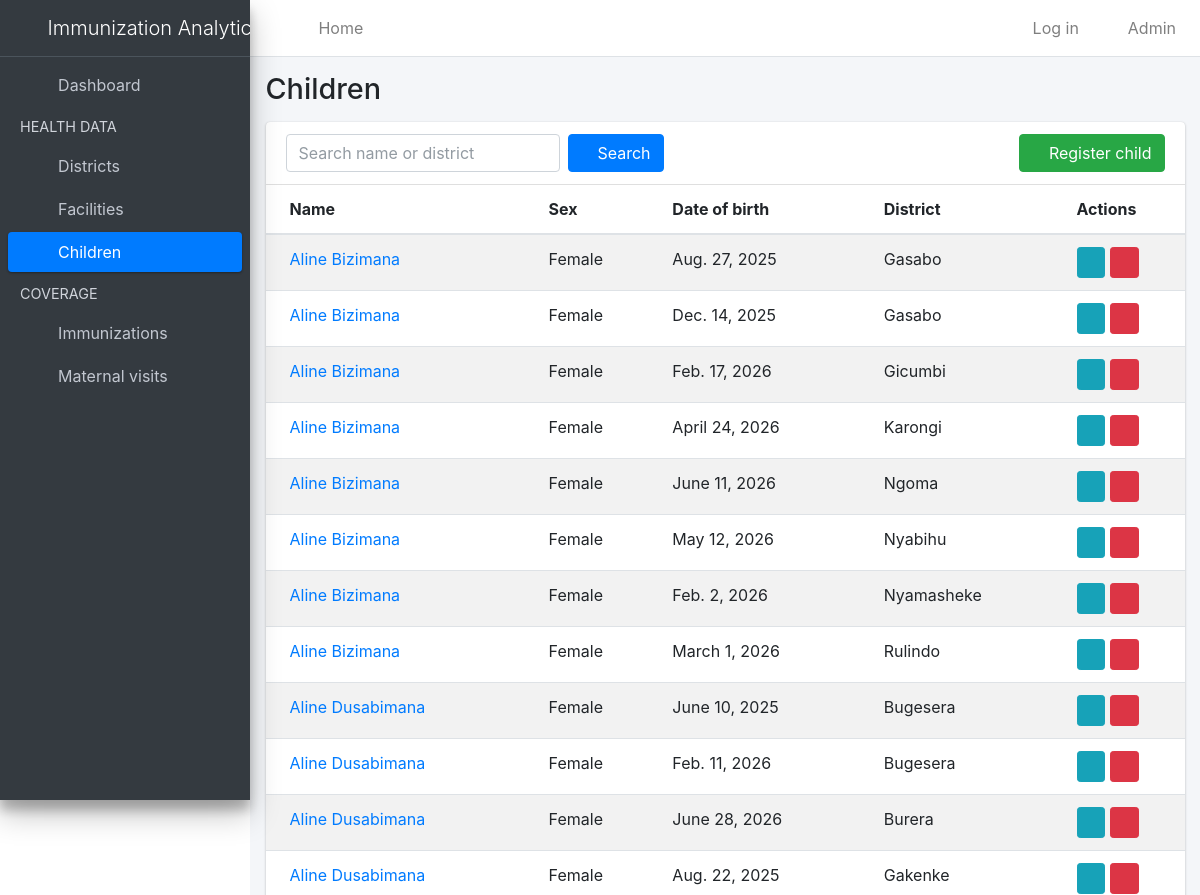
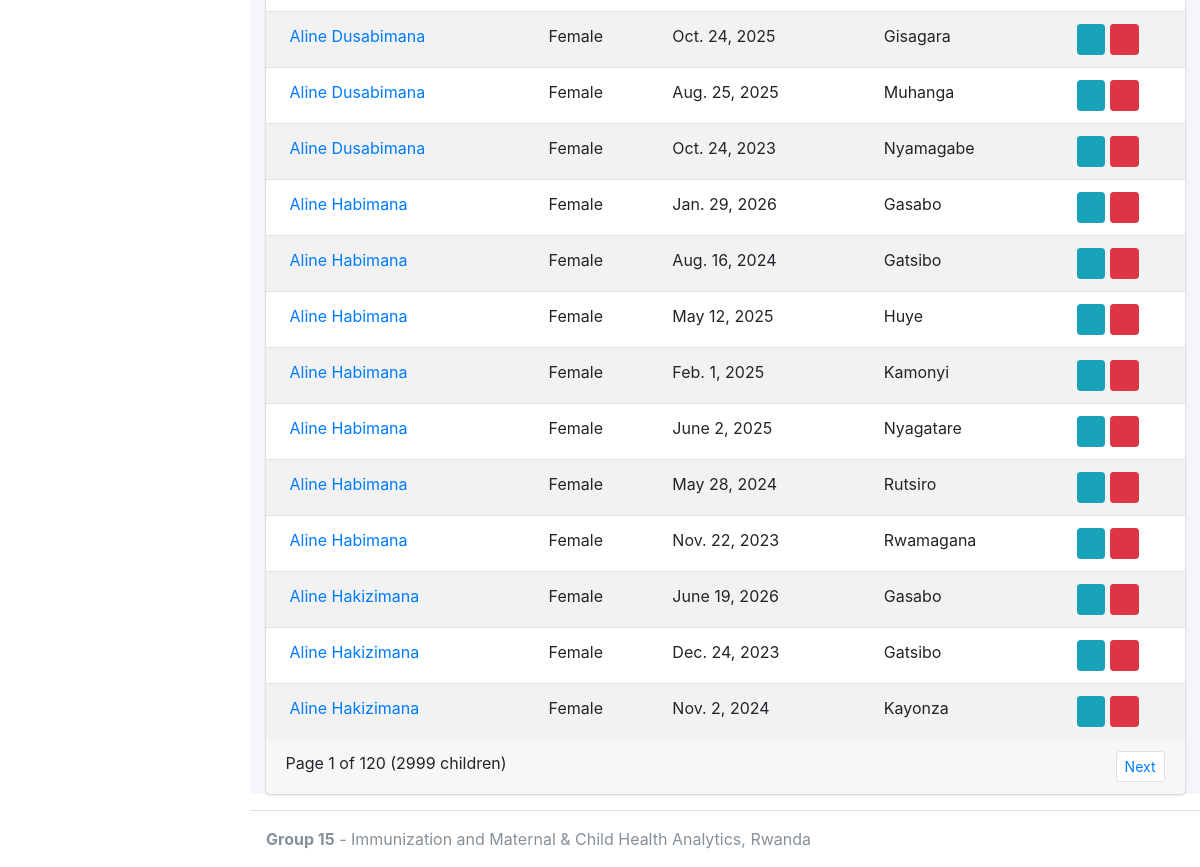
/children/, run on the app's committed database (2 pictures, top to bottom).
### health_data/models.py (models this page shows, shortened)
class Child(models.Model):
    SEX_CHOICES = [
        ('F', 'Female'),
        ('M', 'Male'),
    ]
    full_name = models.CharField(max_length=150)
    date_of_birth = models.DateField()
    sex = models.CharField(max_length=1, choices=SEX_CHOICES)
    district = models.ForeignKey(District, on_delete=models.CASCADE, related_name='children')
    class Meta:
        ordering = ['full_name']
        verbose_name_plural = 'children'

class District(models.Model):
    PROVINCE_CHOICES = [
        ('Kigali City', 'Kigali City'),
        ('Southern', 'Southern'),
        ('Western', 'Western'),
        ('Northern', 'Northern'),
        ('Eastern', 'Eastern'),
    ]
    name = models.CharField(max_length=100, unique=True)
    province = models.CharField(max_length=20, choices=PROVINCE_CHOICES)
    population = models.PositiveIntegerField(default=0)
    children_0_17 = models.PositiveIntegerField(default=0)
    class Meta:
        ordering = ['name']

### health_data/views.py (the view)
# urls.py: path('children/', views.child_list, name='child_list'),
def child_list(request):
    query = request.GET.get('q', '').strip()
    children = Child.objects.select_related('district')
    if query:
        children = children.filter(
            Q(full_name__icontains=query) | Q(district__name__icontains=query)
        )
    page = Paginator(children, 25).get_page(request.GET.get('page'))
    return render(request, 'health_data/child_list.html', {'page': page, 'query': query})

### templates/health_data/child_list.html (shortened to what this page needs)
{% extends 'base.html' %}
{% block page_title %}Children{% endblock %}
{% block content %}
<div class="card">
  <div class="card-header">
    <form method="get" class="form-inline">
      <input type="text" name="q" value="{{ query }}" class="form-control mr-2"
             placeholder="Search name or district">
      <button type="submit" class="btn btn-primary mr-2"><i class="fas fa-search"></i> Search</button>
      <a href="{% url 'health_data:child_create' %}" class="btn btn-success ml-auto">
        <i class="fas fa-plus"></i> Register child
      </a>
    </form>
  </div>
  <div class="card-body table-responsive p-0">
    <table class="table table-striped table-hover">
      <thead>
        <tr><th>Name</th><th>Sex</th><th>Date of birth</th><th>District</th><th style="width: 120px">Actions</th></tr>
      </thead>
      <tbody>
        {% for child in page %}
        <tr>
          <td><a href="{% url 'health_data:child_detail' child.pk %}">{{ child.full_name }}</a></td>
          <td>{{ child.get_sex_display }}</td>
          <td>{{ child.date_of_birth }}</td>
          <td>{{ child.district.name }}</td>
          <td>
            <a href="{% url 'health_data:child_update' child.pk %}" class="btn btn-sm btn-info"><i class="fas fa-edit"></i></a>
            <a href="{% url 'health_data:child_delete' child.pk %}" class="btn btn-sm btn-danger"><i class="fas fa-trash"></i></a>
          </td>
        </tr>
        {% empty %}
        <tr><td colspan="5">No children found.</td></tr>
        {% endfor %}
      </tbody>
    </table>
  </div>
  <div class="card-footer clearfix">
    <span>Page {{ page.number }} of {{ page.paginator.num_pages }} ({{ page.paginator.count }} children)</span>
    <ul class="pagination pagination-sm m-0 float-right">
      {% if page.has_next %}
      <li class="page-item"><a class="page-link" href="?page={{ page.next_page_number }}&q={{ query }}">Next</a></li>
      {% endif %}
    </ul>
  </div>
</div>
{% endblock %}

### data on the page
Child: full_name "Aline Bizimana", sex "Female", date_of_birth "Aug. 27, 2025", district.name "Gasabo"
Child: full_name "Aline Bizimana", sex "Female", date_of_birth "Dec. 14, 2025", district.name "Gasabo"
Child: full_name "Aline Bizimana", sex "Female", date_of_birth "Feb. 17, 2026", district.name "Gicumbi"
Child: full_name "Aline Bizimana", sex "Female", date_of_birth "April 24, 2026", district.name "Karongi"
Child: full_name "Aline Bizimana", sex "Female", date_of_birth "June 11, 2026", district.name "Ngoma"
Child: full_name "Aline Bizimana", sex "Female", date_of_birth "May 12, 2026", district.name "Nyabihu"
Child: full_name "Aline Bizimana", sex "Female", date_of_birth "Feb. 2, 2026", district.name "Nyamasheke"
Child: full_name "Aline Bizimana", sex "Female", date_of_birth "March 1, 2026", district.name "Rulindo"
Child: full_name "Aline Dusabimana", sex "Female", date_of_birth "June 10, 2025", district.name "Bugesera"
Child: full_name "Aline Dusabimana", sex "Female", date_of_birth "Feb. 11, 2026", district.name "Bugesera"
Child: full_name "Aline Dusabimana", sex "Female", date_of_birth "June 28, 2026", district.name "Burera"
Child: full_name "Aline Dusabimana", sex "Female", date_of_birth "Aug. 22, 2025", district.name "Gakenke"
Child: full_name "Aline Dusabimana", sex "Female", date_of_birth "Oct. 24, 2025", district.name "Gisagara"
Child: full_name "Aline Dusabimana", sex "Female", date_of_birth "Aug. 25, 2025", district.name "Muhanga"
Child: full_name "Aline Dusabimana", sex "Female", date_of_birth "Oct. 24, 2023", district.name "Nyamagabe"
Child: full_name "Aline Habimana", sex "Female", date_of_birth "Jan. 29, 2026", district.name "Gasabo"
Child: full_name "Aline Habimana", sex "Female", date_of_birth "Aug. 16, 2024", district.name "Gatsibo"
Child: full_name "Aline Habimana", sex "Female", date_of_birth "May 12, 2025", district.name "Huye"
Child: full_name "Aline Habimana", sex "Female", date_of_birth "Feb. 1, 2025", district.name "Kamonyi"
Child: full_name "Aline Habimana", sex "Female", date_of_birth "June 2, 2025", district.name "Nyagatare"
Child: full_name "Aline Habimana", sex "Female", date_of_birth "May 28, 2024", district.name "Rutsiro"
Child: full_name "Aline Habimana", sex "Female", date_of_birth "Nov. 22, 2023", district.name "Rwamagana"
Child: full_name "Aline Hakizimana", sex "Female", date_of_birth "June 19, 2026", district.name "Gasabo"
Child: full_name "Aline Hakizimana", sex "Female", date_of_birth "Dec. 24, 2023", district.name "Gatsibo"
Child: full_name "Aline Hakizimana", sex "Female", date_of_birth "Nov. 2, 2024", district.name "Kayonza"

### other printed values
{{ page.number }} "1"
{{ page.paginator.num_pages }} "120"
{{ page.paginator.count }} "2999"
